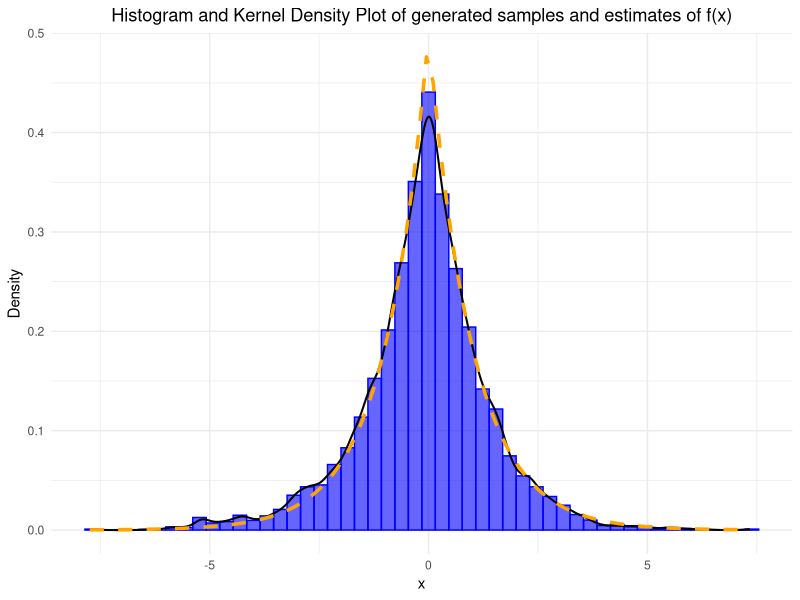
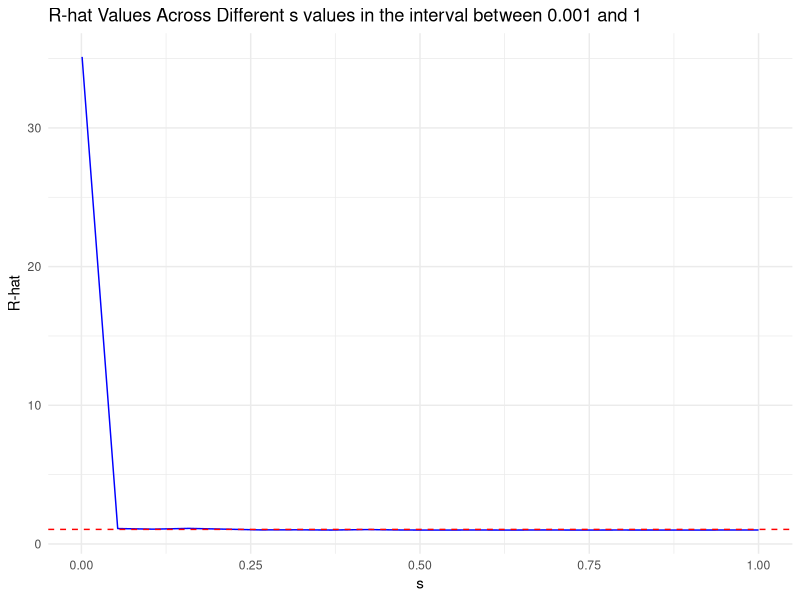

Reproduce these figures in R, in order.
## ---- chunk 1
knitr::opts_chunk$set(echo = TRUE)
## ---- chunk 2
set.seed(123)

Metropolis_hastings <- function(N, s, x0 = 0) {
  log_f <- function(x) { -abs(x) - log(2) } #By applying the practical tip
  x <- numeric(N)
  x[1] <- x0
  
  for (i in 2:N) {
    x_star <- rnorm(1, mean = x[i-1], sd = s)
    log_r <- log_f(x_star) - log_f(x[i-1])
    
    if (log(runif(1)) < log_r) {
      x[i] <- x_star
    } else {
      x[i] <- x[i-1]
    }
  }
  
  return(x)
}

## Set the values for all the parameters
N <- 10000
s <- 1
samples <- Metropolis_hastings(N, s)
## ---- chunk 3
library(ggplot2)

Part1a_df <- data.frame(samples = samples)

ggplot(Part1a_df, aes(x = samples)) +
  geom_histogram(aes(y = after_stat(density)), bins = 50, color = "blue", fill = "blue", alpha = 0.6) +
  geom_density(color = "black", linewidth = 0.7) +
  stat_function(fun = function(x) 0.5 * exp(-abs(x)), color = "orange", linewidth = 1.2, linetype = "dashed") +
  labs(title = "Histogram and Kernel Density Plot of generated samples and estimates of f(x)",
       x = "x", y = "Density") +
  theme_minimal() +
  theme(plot.title = element_text(hjust = 0.5))
 
## ---- chunk 4
mean_estimate <- mean(samples)
sd_estimate <- sd(samples)

cat("Monte Carlo Estimate of Mean:", mean_estimate, "\n")
cat("Monte Carlo Estimate of Standard Deviation:", sd_estimate, "\n")
## ---- chunk 5
compute_Rhat <- function(N, s, J) {
  chains <- replicate(J, Metropolis_hastings(N, s, x0 = rnorm(1)), simplify = FALSE)
  
  Mj <- sapply(chains, mean)
  Vj <- sapply(chains, var)
  W <- mean(Vj)
  M <- mean(Mj)
  B <- mean((Mj - M)^2)
  
  R_hat <- sqrt((B + W) / W)
  return(R_hat)
}

N <- 2000
J <- 4
s_values <- seq(0.001, 1, length.out = 20)
Rhat_values <- sapply(s_values, function(s) compute_Rhat(N, s, J))
## ---- chunk 6
Rhat_at_s <- compute_Rhat(N = 2000, s = 0.001, J = 4)

cat("The R-hat value at s = 0.001 is", Rhat_at_s, "\n")

## ---- chunk 7
Rhat_df <- data.frame(s_values, Rhat_values)

ggplot(Rhat_df, aes(x = s_values, y = Rhat_values)) +
  geom_line(color = "blue") +
  geom_hline(yintercept = 1.05, linetype = "dashed", color = "red") +
  ggtitle("R-hat Values Across Different s values in the interval between 0.001 and 1") +
  xlab("s") +
  ylab("R-hat") +
  theme_minimal()
